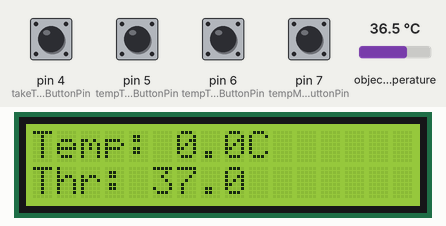
This sketch was run on a simulated Arduino Uno, built with avr-gcc and run on an emulated ATmega328P. On the bench: 16×2 character LCD. The test bench sets the inputs (shaded band); at power-on: pin 4 (takeTempButtonPin), pin 5 (tempThreshUpButtonPin), pin 6 (tempThreshDownButtonPin), pin 7 (tempModeButtonPin) LOW, object temperature 36.5 °C.

Above: at 1.2 s.
1.3 s: pin 7 (tempModeButtonPin) pulled HIGH for 0.15 s
At 1.9 s:
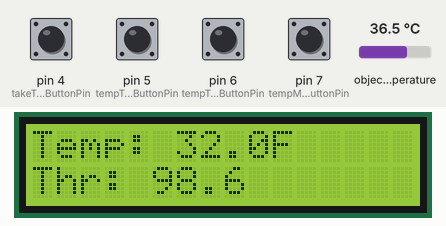
2.9 s: pin 4 (takeTempButtonPin) pulled HIGH for 0.15 s
At 3.8 s:
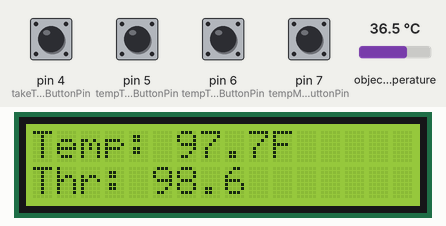
4.5 s: pin 6 (tempThreshDownButtonPin) pulled HIGH for 0.15 s
At 4.9 s:
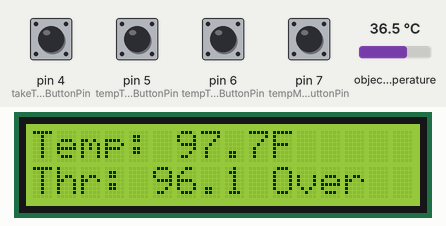
6.1 s: pin 7 (tempModeButtonPin) pulled HIGH for 1 s
At 6.8 s:
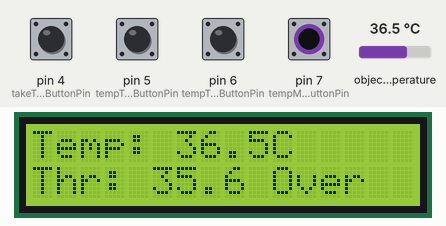
8.6 s: pin 5 (tempThreshUpButtonPin) pulled HIGH for 0.15 s
At 9.2 s:
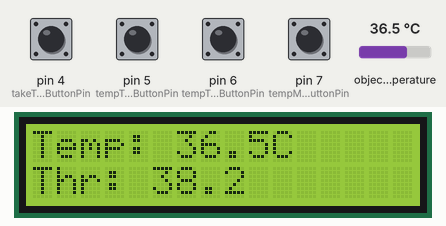
10.2 s: pin 5 (tempThreshUpButtonPin) pulled HIGH for 1 s
At 11.9 s:
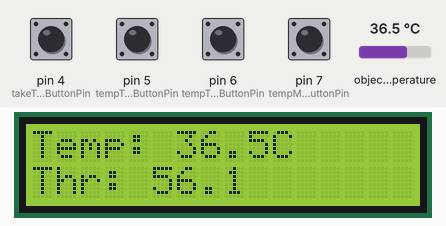
Timing chart, 0 to 13.4 s (numbered marks = the images above; inputs shaded):
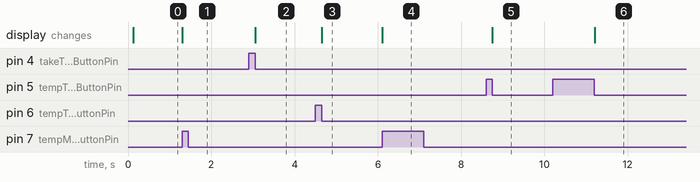

The sketch:

ContactlessThermometer.ino
```cpp
// (licence header left out)
#include <Adafruit_MLX90614.h>
#include <LiquidCrystal.h>
#include <Wire.h>

// Constants
// This enum's variants represent the state of the program.
enum program_states {
  INITIALIZE,
  LISTENING_FOR_BUTTON,
  TAKE_TEMP_BUTTON_PRESSED,
  TEMP_MODE_BUTTON_PRESSED,
  TEMP_THRESH_DOWN_BUTTON_PRESSED,
  TEMP_THRESH_UP_BUTTON_PRESSED,
};

// This enum's variants represent the state of temp values.
enum temp_mode_states {
  FAHRENHEIT,
  CELSIUS,
};

// Pin values used to read button clicks.
const byte takeTempButtonPin = 4;
const byte tempThreshUpButtonPin = 5;
const byte tempThreshDownButtonPin = 6;
const byte tempModeButtonPin = 7;

// Pin values used to send data to a LCD screen.
const byte rs = 13;
const byte en = 12;
const byte d4 = 11;
const byte d5 = 10;
const byte d6 = 9;
const byte d7 = 8;

// Devices
Adafruit_MLX90614 mlx = Adafruit_MLX90614();
LiquidCrystal lcd(rs, en, d4, d5, d6, d7);

// Global Variables
program_states programState = INITIALIZE;
temp_mode_states tempModeState = CELSIUS;
double tempThresh = 37.0;
double objectTemp = 0.0;

// Main Logic Functions
void setup() {
  // Initialize the push button pins as inputs.
  pinMode(takeTempButtonPin, INPUT);
  pinMode(tempThreshUpButtonPin, INPUT);
  pinMode(tempThreshDownButtonPin, INPUT);
  pinMode(tempModeButtonPin, INPUT);

  // Initialize the LCD 1602.
  lcd.begin(16, 2);

  // Initialize the Adafruit MLX 90614.
  mlx.begin();

  // Redunancy for complete failure.
  programState = INITIALIZE;
  tempModeState = CELSIUS;
  tempThresh = 37.0;
  objectTemp = 0.0;
}

void loop() {
  switch(getProgramState()) {
    case INITIALIZE:
      initializeState();
      break;
    case LISTENING_FOR_BUTTON:
      listeningForButtonState();
      break;
    case TAKE_TEMP_BUTTON_PRESSED:
      takeTempButtonPressedState();
      break;
    case TEMP_MODE_BUTTON_PRESSED:
      tempModeButtonPressedState();
      break;
    case TEMP_THRESH_DOWN_BUTTON_PRESSED:
      tempThreshButtonDownPressedState();
      break;
    case TEMP_THRESH_UP_BUTTON_PRESSED:
      tempThreshButtonUpPressedState();
      break;
    default:
      initializeState();
      break;
  }
  return;
}

// State Functions
void initializeState() {
  setup();
  updateScreen();
  setProgramState(LISTENING_FOR_BUTTON);
  // State just falls through, no particular transition event.
  return;
}

void listeningForButtonState() {
  // No initial setup for this state.
  // Listen for when a button is clicked.
  while(true) {
    // Transition to take temperature button state.
    if (digitalRead(takeTempButtonPin) == HIGH) {
      setProgramState(TAKE_TEMP_BUTTON_PRESSED);
      break;
    }
    // Transition to temp mode button state.
    if (digitalRead(tempModeButtonPin) == HIGH) {
      setProgramState(TEMP_MODE_BUTTON_PRESSED);
      break;
    }
    // Transition to temperature threshold down button state.
    if (digitalRead(tempThreshDownButtonPin) == HIGH) {
      setProgramState(TEMP_THRESH_DOWN_BUTTON_PRESSED);
      break;
    }
    // Transition to temperature threshold up button state.
    if (digitalRead(tempThreshUpButtonPin) == HIGH) {
      setProgramState(TEMP_THRESH_UP_BUTTON_PRESSED);
      break;
    }
  }
}

void takeTempButtonPressedState() {
  takeTemp();
  updateScreen();
  while(digitalRead(takeTempButtonPin) == HIGH) {
    takeTemp();
    updateScreen();
  }
  setProgramState(LISTENING_FOR_BUTTON);
  return;
}

void tempThreshButtonUpPressedState() {
  const double incr = 0.1;
  adjustTempThresh(incr);
  updateScreen();
  while(digitalRead(tempThreshUpButtonPin) == HIGH) {
    adjustTempThresh(incr);
    updateScreen();
  }
  setProgramState(LISTENING_FOR_BUTTON);
  return;
}

void tempThreshButtonDownPressedState() {
  const double incr = -0.1;
  adjustTempThresh(incr);
  updateScreen();
  while(digitalRead(tempThreshDownButtonPin) == HIGH) {
    adjustTempThresh(incr);
    updateScreen();
  }
  setProgramState(LISTENING_FOR_BUTTON);
  return;
}

void tempModeButtonPressedState() {
  changeTempMode();
  updateScreen();
  while(digitalRead(tempModeButtonPin) == HIGH) {
    // Get stuck on a temp mode click, until release.
  }
  setProgramState(LISTENING_FOR_BUTTON);
  return;
}

// Auxiliary Functions
void adjustTempThresh(double tempStep) {
  double nextTempThresh = getTempThresh();
  nextTempThresh += tempStep;
  setTempThresh(nextTempThresh);
  return;
}

void changeTempMode() {
  switch(getTempMode()) {
    case CELSIUS:
      setTempMode(FAHRENHEIT);
      break;
    case FAHRENHEIT:
      setTempMode(CELSIUS);
      break;
  }
  convertTemps();
  return;
}

void takeTemp() {
  setObjectTemp(readTemp());
  return;
}

void convertTemps() {
  switch(getTempMode()) {
    case CELSIUS:
      setObjectTemp(toCelsiusFromFahrenheit(getObjectTemp()));
      setTempThresh(toCelsiusFromFahrenheit(getTempThresh()));
      break;
    case FAHRENHEIT:
      setObjectTemp(toFahrenheitFromCelsius(getObjectTemp()));
      setTempThresh(toFahrenheitFromCelsius(getTempThresh()));
      break;
  }
  return;
}

double toCelsiusFromFahrenheit(double tempF) {
  return (tempF - 32.0) * (5.0 / 9.0);
}

double toFahrenheitFromCelsius(double tempC) {
  return (tempC * (9.0 / 5.0)) + 32.0;
}

double readTemp() {
  double currTemp;
  switch(getTempMode()) {
    case CELSIUS:
      currTemp = mlx.readObjectTempC();
      break;
    case FAHRENHEIT:
      currTemp = mlx.readObjectTempF();
      break;
  }
  // IMPORTANT HANDLING
  if (currTemp >= 999.5) {
    currTemp = 999.4;
  }
  if (currTemp <= -99.5) {
    currTemp = -99.4;
  }
  currTemp = round(currTemp * 100.0) / 100.0;
  return currTemp;
}

void updateScreen() {
  lcd.clear();
  lcd.setCursor(0, 0);
  lcd.print("Temp: ");
  lcd.print(getObjectTemp(), 1);
  switch(getTempMode()) {
    case CELSIUS:
      lcd.print("C");
      break;
    case FAHRENHEIT:
      lcd.print("F");
      break;
  }
  lcd.setCursor(0, 1);
  lcd.print("Thr: ");
  lcd.print(getTempThresh(), 1);
  if (getObjectTemp() >= getTempThresh()) {
    lcd.print(" Over");
  }
  return;
}

// Getters and Setters for variables
program_states getProgramState() {
  return programState;
}

void setProgramState(program_states newProgramState) {
  programState = newProgramState;
  return;
}

double getTempThresh() {
  return tempThresh;
}

void setTempThresh(double newTempThresh) {
  tempThresh = newTempThresh;
  return;
}

double getObjectTemp() {
  return objectTemp;
}

void setObjectTemp(double newObjectTemp) {
  objectTemp = newObjectTemp;
  return;
}

temp_mode_states getTempMode() {
  return tempModeState;
}

void setTempMode(temp_mode_states newTempModeState) {
  tempModeState = newTempModeState;
  return;
}
```

Measured:
- after the input at 1.3 s, the display: changes at once (image 1)
- after the input at 2.9 s, the display: changes after 0.15 s (image 2)
- after the input at 4.5 s, the display: changes after 0.15 s (image 3)
- after the input at 6.1 s, the display: changes at once (image 4)
- after the input at 8.6 s, the display: changes after 0.15 s (image 5)
- after the input at 10.2 s, the display: changes after 1.0 s (image 6)
